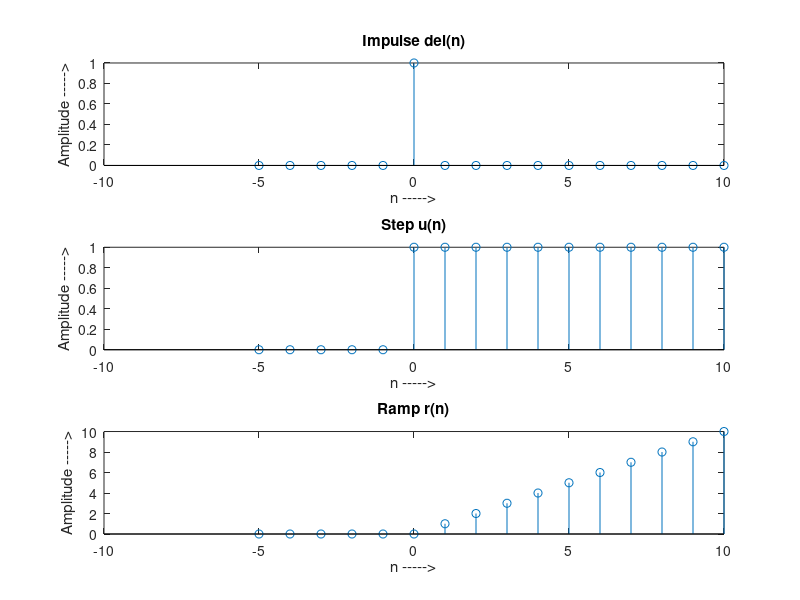

Write MATLAB code to recreate this figure.
clc;
clear all;
close all;
n=-5:10; % Discrete time range
% Impulse
Impn=(n==0); % Generating Impulse Sequence
subplot(311);
stem(n,Impn);
title('Impulse del(n)');
xlabel('n ----->');
ylabel('Amplitude ----->');
% Step
un=(n>=0); % Generating Unit Step Sequence
subplot(312);
stem(n,un);
title('Step u(n)');
xlabel('n ----->');
ylabel('Amplitude ----->');
% Ramp
rn=n.*(n>=0); % Generating Unit Ramp Sequence
subplot(313);
stem(n,rn);
title('Ramp r(n)');
xlabel('n ----->');
ylabel('Amplitude ----->');
